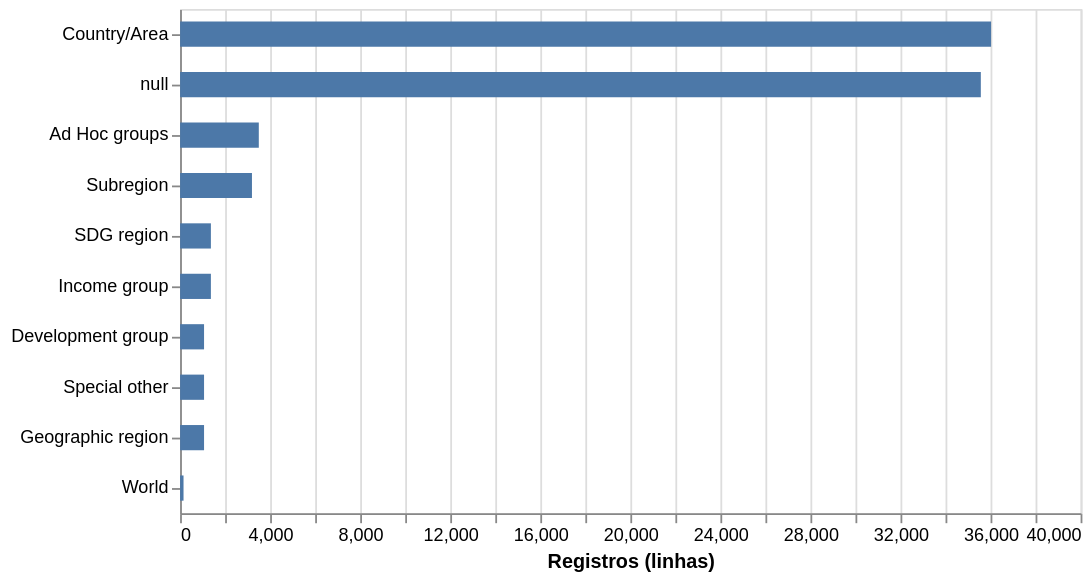

The code cell stored with this chart in its notebook:
### Markdown cell above
Tipos de localidade. A base mistura países com agregados (regiões, grupos de renda, o mundo), então qualquer soma precisa filtrar antes.

### Code cell
contagem = medium["LocTypeName"].value_counts(dropna=False).rename_axis("tipo").reset_index(name="registros")

alt.Chart(contagem).mark_bar(size=14).encode(
    y=alt.Y("tipo:N", sort="-x", title=None),
    x=alt.X("registros:Q", title="Registros (linhas)"),
    tooltip=["tipo:N", "registros:Q"],
).properties(width=500, height=280)

### Figure 1 — Vega-Lite specification as saved in the notebook (floating-point values rounded to 4 significant figures)
{"config": {"view": {"continuousWidth": 300, "continuousHeight": 300}}, "data": {"name": "data-51575219bd3725a1060d6946333bf8fb"}, "mark": {"type": "bar", "size": 14}, "encoding": {"tooltip": [{"field": "tipo", "type": "nominal"}, {"field": "registros", "type": "quantitative"}], "x": {"field": "registros", "title": "Registros (linhas)", "type": "quantitative"}, "y": {"field": "tipo", "sort": "-x", "title": null, "type": "nominal"}}, "height": 280, "width": 500, "$schema": "https://vega.github.io/schema/vega-lite/v6.4.1.json", "datasets": {"data-51575219bd3725a1060d6946333bf8fb": [{"tipo": "Country/Area", "registros": 36024}, {"tipo": null, "registros": 35568}, {"tipo": "Ad Hoc groups", "registros": 3496}, {"tipo": "Subregion", "registros": 3192}, {"tipo": "SDG region", "registros": 1368}, {"tipo": "Income group", "registros": 1368}, {"tipo": "Development group", "registros": 1064}, {"tipo": "Special other", "registros": 1064}, {"tipo": "Geographic region", "registros": 1064}, {"tipo": "World", "registros": 152}]}}
